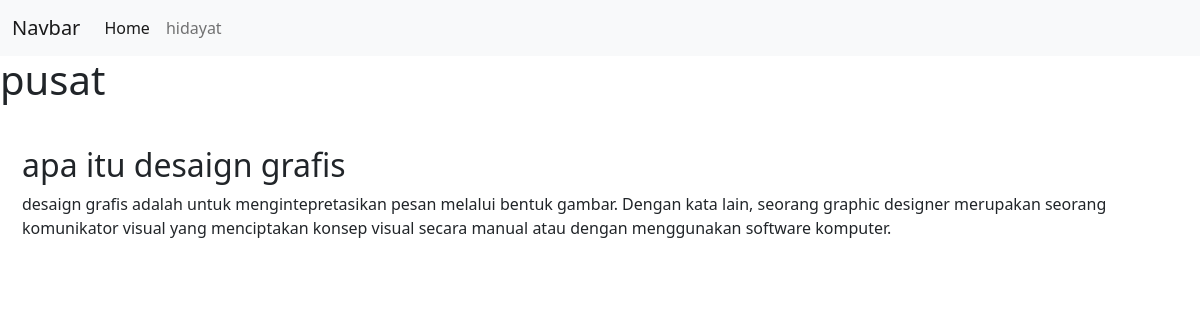
The page /blog/blogsdetail/1/ on the database its author committed.
### blog/models.py (models this page shows, shortened)
class blog(models.Model):
    judul = models.CharField(max_length=255)
    body  = models.TextField()
    category = models.CharField(max_length=100)

### blog/views.py (the view)
# urls.py: path('blogsdetail/<int:id>/', views.blogsdetail, name='detail'),
def blogsdetail(request, id):
    blogs = blog.objects.get(id =id)
    return render(request, 'blog/blogdetail.html', {'blogs':blogs})

### blog/templates/blog/blogdetail.html (shortened to what this page needs)
<!doctype html>
<html lang="en">
  <head>
    <link href="https://cdn.jsdelivr.net/npm/bootstrap@5.2.3/dist/css/bootstrap.min.css" rel="stylesheet">
  </head>
  <body>
    <nav class="navbar navbar-expand-lg bg-light">
        <div class="container-fluid">
          <a class="navbar-brand" href="#">Navbar</a>
          <div class="collapse navbar-collapse" id="navbarSupportedContent">
            <ul class="navbar-nav me-auto mb-2 mb-lg-0">
              <li class="nav-item">
                <a class="nav-link active" aria-current="page" href="/">Home</a>
              </li>
              <li class="nav-item">
                <a class="nav-link" href="/blog">hidayat</a>
              </li>
            </ul>
          </div>
        </div>
      </nav>
      <h1>pusat</h1>
      <br>
      <div class="container" style="margin:10px">
        <h2>{{blogs.judul}}</h2>
        <p>{{blogs.body}}</p>
        </div>
  </body>
</html>

### rows shown on the page
blog: judul "apa itu desaign grafis", body "desaign grafis adalah untuk mengintepretasikan pesan melalui bentuk gambar. Dengan kata lain, seorang graphic designer merupakan seorang komunikator visual yang menciptakan konsep visual secara manual atau dengan menggunakan software komputer."
